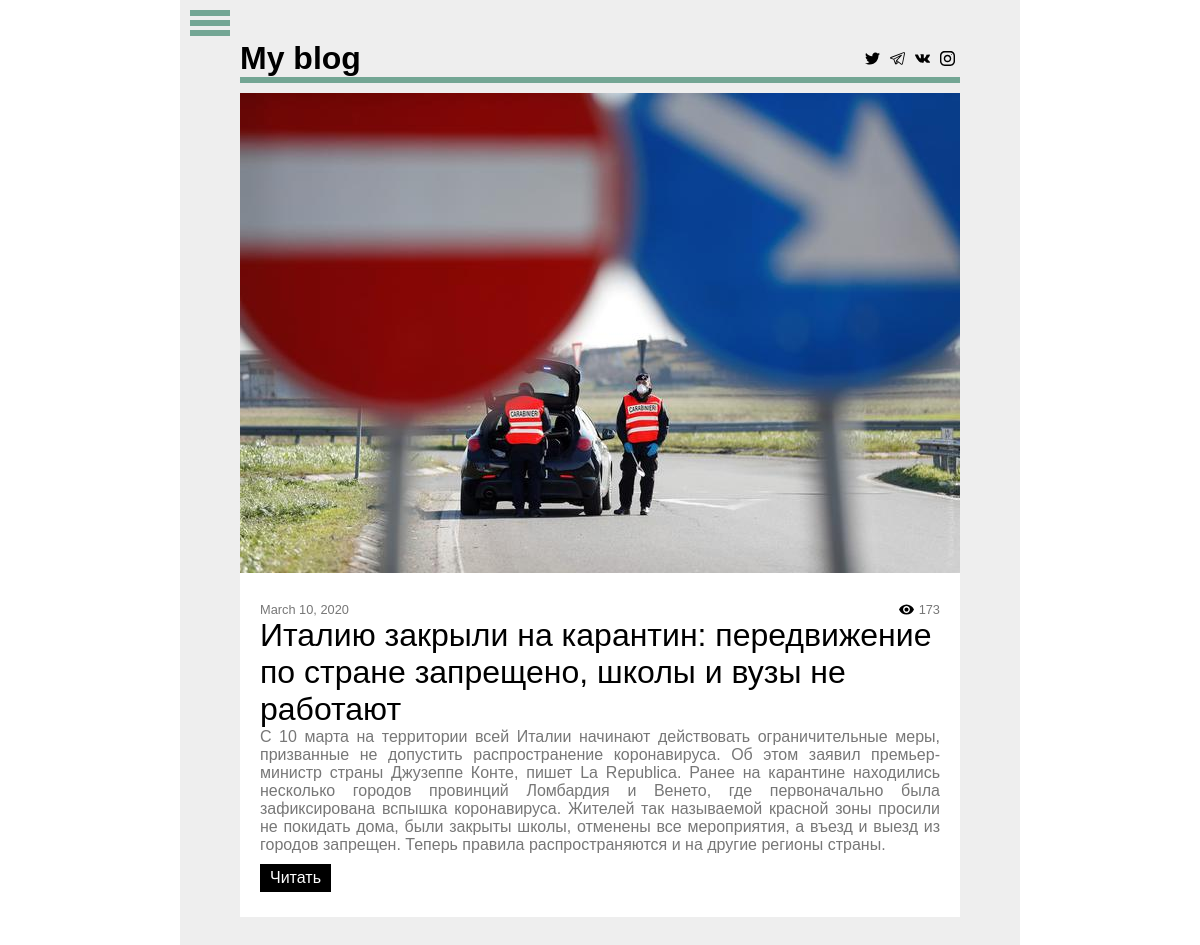
Before: / with the older database file.
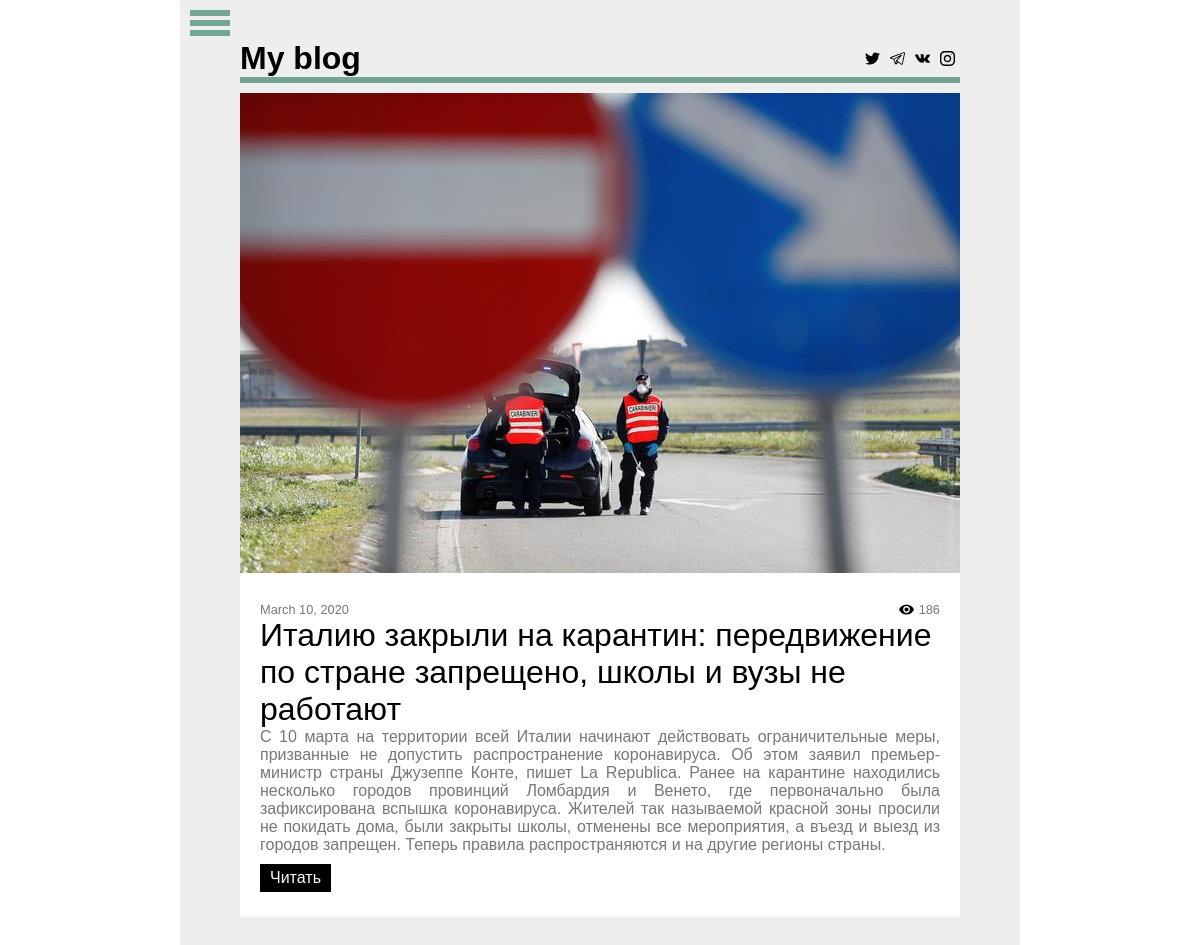
After: the same page with the newer database file.
### news/models.py (models this page shows)
class News(models.Model):
    author = models.ForeignKey(User,on_delete=models.CASCADE,default=0)
    title = models.CharField(max_length=200)
    prev_text = models.TextField(default='')
    text = models.TextField()
    views = models.IntegerField(default=0)
    image = models.ImageField(blank=True,null=True,default=None,upload_to='media/',height_field=None,width_field=None,max_length=100)
    date = models.DateField(auto_now_add=True)

### news/views.py (the view)
# urls.py: path('', views.index, name='index'),
def index(request):
    page_num = 0
    query = list(reversed(get_list_or_404(News)))
    lst = reversed(query[page_num*count: (page_num+1)*count:1])
    context = {'news':lst}
    if not (page_num+1) * count >= len(query):
        context['forward'] = page_num + 1
    return render(request, 'index.html', context)

### news/templates/index.html (shortened to what this page needs)
{% extends 'base.html' %}
{% block body %}
    <div class="news">
        {% for news_item in news reversed %}
            <div class="news_item">
                <img src="http://127.0.0.1:8000/media/{{ news_item.image }}">
                <div class="info_item">
                    <div class="info">
                        <div class="date">{{ news_item.date }}</div>
                        <div class="views">{{ news_item.views }}</div>
                    </div>
                    <a href="{% url 'news:details' news_item.id %}" class="title">{{ news_item.title }}</a>
                    <p class="prev_text">{{ news_item.prev_text }}</p>
                    <a class="btn" href="{% url 'news:details' news_item.id %}">Читать</a>
                </div>
            </div>
        {% endfor %}
    </div>
{% endblock %}

### news/templates/base.html (shortened to what this page needs)
{% load static %}
<!DOCTYPE html>
<html lang="en">
<head>
    <link rel="stylesheet" href="{% static 'css/main.css' %}">
    <link rel="stylesheet" href="{% static 'css/media.css' %}">
</head>
<body>
<div class="wrap">
    <div class="content">
        <div id="menu_btn">
            <span></span>
            <span></span>
            <span></span>
        </div>
        <header>
            <div class="header_topline">
                <a class="my_blog" href="{% url 'news:index' %}">My blog</a>
                <div class="soc">
                    <a href="#"><img src="/static/img/icons/twitter.svg" alt="twitter"></a>
                    <a href="#"><img src="/static/img/icons/telegram.svg" alt="telegram"></a>
                    <a href="https://vk.com/csdmmaxplay"><img src="/static/img/icons/vk.svg" alt="vk"></a>
                    <a href="https://www.instagram.com/vovakolesnikovich/"><img src="/static/img/icons/instagram.svg" alt="instagram"></a>
                </div>
            </div>
        </header>
        {% block body %}
        {% endblock %}
    </div>
</div>
</body>
</html>

### static/css/main.css (style rules this page uses)
* { margin: 0; padding: 0; box-sizing: border-box; font-family: Franklin Gothic, Arial, sans-serif; }
a { text-decoration: none; }
.wrap { display: flex; flex-direction: row; background-color: #eee; margin: auto; width: 70%; }
.header_topline { display: -webkit-flex; display: -moz-flex; display: -ms-flex; display: -o-flex; display: flex; justify-content: space-between; border-bottom: 6px solid #73a694; margin-bottom: 10px; }
a.my_blog { font-family: Verdana, sans-serif; font-size: 2em; font-weight: 700; color: black; }
.content { position: relative; padding: 40px 60px; flex: 6; }
#menu_btn span { height: 6px; width: 40px; display: block; background-color: #73a694; margin-bottom: 4px; }
#menu_btn { position: absolute; top: 10px; left: 10px; cursor: pointer; width: 40px; }
.news { display: flex; flex-direction: column; }
.news_item { background-color: #fff; margin-bottom: 10px; }
.news_item img { width: 100%; }
.prev_text, .text { color: #777; margin-bottom: 10px; text-align: justify; }
.info_item { padding: 25px 20px; }
.info { display: flex; justify-content: space-between; }
a.title { margin: 0; color: black; font-size: 2em; transition: 0.3s; }
.date { font-size: 0.8em; color: #777; }
.views { padding-left: 20px; background: url('/static/img/icons/eye.svg') no-repeat; font-size: 0.8em; color: #777; }
.btn { cursor: pointer; display: inline-block; background-color: #000; color: white; padding: 5px 10px; transition: 0.3s; }
.soc { align-items: center; display: flex; justify-content: flex-end; }
.soc img { margin: 0px 5px; height: 15px; width: 15px; display: block; }

Changed rows visible on the page:
changed News: views "173" → "186"
